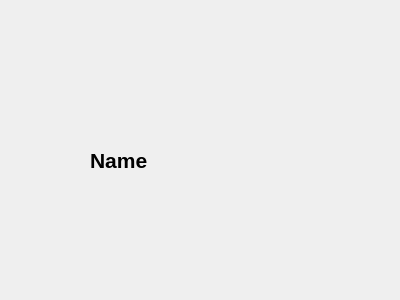
<?xml version="1.0" encoding="UTF-8"?>
<ui version="4.0">
 <class>profile</class>
 <widget class="QWidget" name="profile">
  <property name="geometry">
   <rect>
    <x>0</x>
    <y>0</y>
    <width>400</width>
    <height>300</height>
   </rect>
  </property>
  <property name="windowTitle">
   <string>Form</string>
  </property>
  <widget class="QLabel" name="label">
   <property name="geometry">
    <rect>
     <x>90</x>
     <y>110</y>
     <width>181</width>
     <height>101</height>
    </rect>
   </property>
   <property name="font">
    <font>
     <pointsize>16</pointsize>
     <bold>true</bold>
    </font>
   </property>
   <property name="text">
    <string>Name</string>
   </property>
  </widget>
 </widget>
 <resources/>
 <connections/>
</ui>
